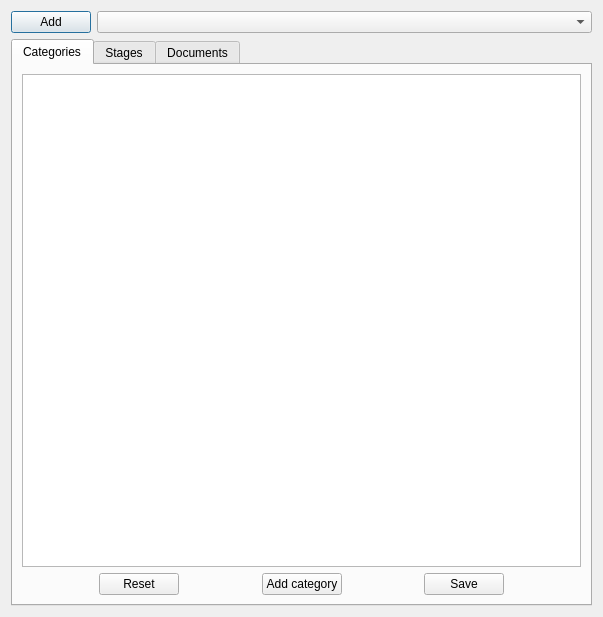
<?xml version="1.0" encoding="UTF-8"?>
<ui version="4.0">
 <class>TemplateDialog</class>
 <widget class="QDialog" name="TemplateDialog">
  <property name="geometry">
   <rect>
    <x>0</x>
    <y>0</y>
    <width>603</width>
    <height>617</height>
   </rect>
  </property>
  <property name="windowTitle">
   <string>Dialog</string>
  </property>
  <layout class="QVBoxLayout" name="verticalLayout">
   <item>
    <layout class="QHBoxLayout" name="horizontalLayout" stretch="0,1">
     <item>
      <widget class="QPushButton" name="pushButton_addTemplate">
       <property name="text">
        <string>Add</string>
       </property>
      </widget>
     </item>
     <item>
      <widget class="QComboBox" name="comboBox_templates"/>
     </item>
    </layout>
   </item>
   <item>
    <widget class="QTabWidget" name="tabWidget">
     <property name="currentIndex">
      <number>0</number>
     </property>
     <widget class="QWidget" name="tab_categories">
      <attribute name="title">
       <string>Categories</string>
      </attribute>
      <layout class="QVBoxLayout" name="verticalLayout_2">
       <item>
        <widget class="QTableView" name="tableView_categories"/>
       </item>
       <item>
        <layout class="QHBoxLayout" name="horizontalLayout_2">
         <item>
          <spacer name="horizontalSpacer_10">
           <property name="orientation">
            <enum>Qt::Orientation::Horizontal</enum>
           </property>
           <property name="sizeHint" stdset="0">
            <size>
             <width>40</width>
             <height>20</height>
            </size>
           </property>
          </spacer>
         </item>
         <item>
          <widget class="QPushButton" name="pushButton_resetCategoryChanges">
           <property name="text">
            <string>Reset</string>
           </property>
          </widget>
         </item>
         <item>
          <spacer name="horizontalSpacer">
           <property name="orientation">
            <enum>Qt::Orientation::Horizontal</enum>
           </property>
           <property name="sizeHint" stdset="0">
            <size>
             <width>40</width>
             <height>20</height>
            </size>
           </property>
          </spacer>
         </item>
         <item>
          <widget class="QPushButton" name="pushButton_addCategory">
           <property name="text">
            <string>Add category</string>
           </property>
          </widget>
         </item>
         <item>
          <spacer name="horizontalSpacer_2">
           <property name="orientation">
            <enum>Qt::Orientation::Horizontal</enum>
           </property>
           <property name="sizeHint" stdset="0">
            <size>
             <width>40</width>
             <height>20</height>
            </size>
           </property>
          </spacer>
         </item>
         <item>
          <widget class="QPushButton" name="pushButton_saveCategories">
           <property name="text">
            <string>Save</string>
           </property>
          </widget>
         </item>
         <item>
          <spacer name="horizontalSpacer_3">
           <property name="orientation">
            <enum>Qt::Orientation::Horizontal</enum>
           </property>
           <property name="sizeHint" stdset="0">
            <size>
             <width>40</width>
             <height>20</height>
            </size>
           </property>
          </spacer>
         </item>
        </layout>
       </item>
      </layout>
     </widget>
     <widget class="QWidget" name="tab_stages">
      <attribute name="title">
       <string>Stages</string>
      </attribute>
      <layout class="QVBoxLayout" name="verticalLayout_3">
       <item>
        <widget class="QTableView" name="tableView_stages"/>
       </item>
       <item>
        <layout class="QHBoxLayout" name="horizontalLayout_3">
         <item>
          <spacer name="horizontalSpacer_11">
           <property name="orientation">
            <enum>Qt::Orientation::Horizontal</enum>
           </property>
           <property name="sizeHint" stdset="0">
            <size>
             <width>40</width>
             <height>20</height>
            </size>
           </property>
          </spacer>
         </item>
         <item>
          <widget class="QPushButton" name="pushButton_resetStageChanges">
           <property name="text">
            <string>Reset</string>
           </property>
          </widget>
         </item>
         <item>
          <spacer name="horizontalSpacer_4">
           <property name="orientation">
            <enum>Qt::Orientation::Horizontal</enum>
           </property>
           <property name="sizeHint" stdset="0">
            <size>
             <width>40</width>
             <height>20</height>
            </size>
           </property>
          </spacer>
         </item>
         <item>
          <widget class="QPushButton" name="pushButton_addStage">
           <property name="text">
            <string>Add stage</string>
           </property>
          </widget>
         </item>
         <item>
          <spacer name="horizontalSpacer_5">
           <property name="orientation">
            <enum>Qt::Orientation::Horizontal</enum>
           </property>
           <property name="sizeHint" stdset="0">
            <size>
             <width>40</width>
             <height>20</height>
            </size>
           </property>
          </spacer>
         </item>
         <item>
          <widget class="QPushButton" name="pushButton_saveStages">
           <property name="text">
            <string>Save</string>
           </property>
          </widget>
         </item>
         <item>
          <spacer name="horizontalSpacer_6">
           <property name="orientation">
            <enum>Qt::Orientation::Horizontal</enum>
           </property>
           <property name="sizeHint" stdset="0">
            <size>
             <width>40</width>
             <height>20</height>
            </size>
           </property>
          </spacer>
         </item>
        </layout>
       </item>
      </layout>
     </widget>
     <widget class="QWidget" name="tab_docs">
      <attribute name="title">
       <string>Documents</string>
      </attribute>
      <layout class="QVBoxLayout" name="verticalLayout_4">
       <item>
        <widget class="QTableView" name="tableView_docs"/>
       </item>
       <item>
        <layout class="QHBoxLayout" name="horizontalLayout_4">
         <item>
          <spacer name="horizontalSpacer_12">
           <property name="orientation">
            <enum>Qt::Orientation::Horizontal</enum>
           </property>
           <property name="sizeHint" stdset="0">
            <size>
             <width>40</width>
             <height>20</height>
            </size>
           </property>
          </spacer>
         </item>
         <item>
          <widget class="QPushButton" name="pushButton_resetDocChanges">
           <property name="text">
            <string>Reset</string>
           </property>
          </widget>
         </item>
         <item>
          <spacer name="horizontalSpacer_7">
           <property name="orientation">
            <enum>Qt::Orientation::Horizontal</enum>
           </property>
           <property name="sizeHint" stdset="0">
            <size>
             <width>40</width>
             <height>20</height>
            </size>
           </property>
          </spacer>
         </item>
         <item>
          <widget class="QPushButton" name="pushButton_addDoc">
           <property name="text">
            <string>Add document</string>
           </property>
          </widget>
         </item>
         <item>
          <spacer name="horizontalSpacer_8">
           <property name="orientation">
            <enum>Qt::Orientation::Horizontal</enum>
           </property>
           <property name="sizeHint" stdset="0">
            <size>
             <width>40</width>
             <height>20</height>
            </size>
           </property>
          </spacer>
         </item>
         <item>
          <widget class="QPushButton" name="pushButton_saveDocs">
           <property name="text">
            <string>Save</string>
           </property>
          </widget>
         </item>
         <item>
          <spacer name="horizontalSpacer_9">
           <property name="orientation">
            <enum>Qt::Orientation::Horizontal</enum>
           </property>
           <property name="sizeHint" stdset="0">
            <size>
             <width>40</width>
             <height>20</height>
            </size>
           </property>
          </spacer>
         </item>
        </layout>
       </item>
      </layout>
     </widget>
    </widget>
   </item>
  </layout>
 </widget>
 <resources/>
 <connections/>
</ui>
